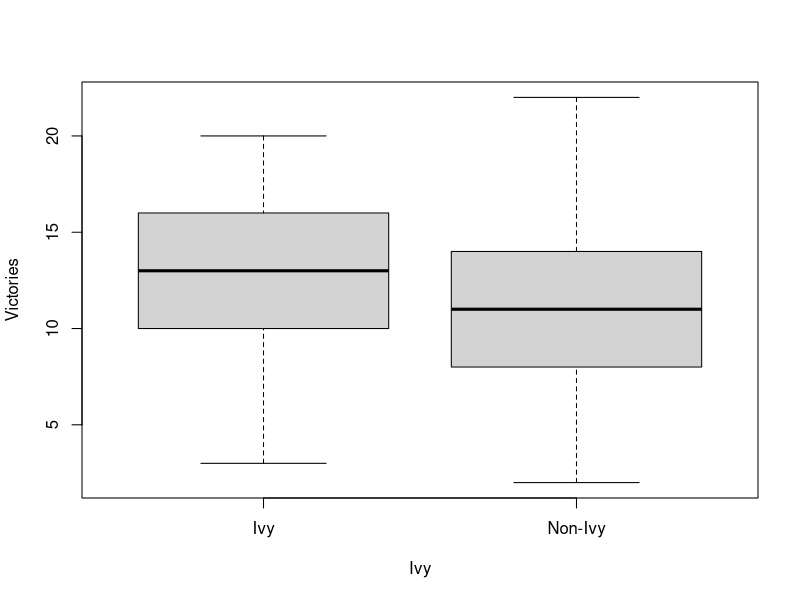

Source code (R):
## ---- chunk 1
library(tidyverse)
library(readr)
## ---- chunk 2
fencing_df <- read_csv("fencing.csv")
fencing_df
## ---- chunk 3
ivies <- subset(fencing_df, Ivy == "Ivy")
non_ivies <- subset(fencing_df, Ivy == "Non-Ivy")
## ---- chunk 4
mean(ivies$Victories)
mean(non_ivies$Victories)
## ---- chunk 5
sd(ivies$Victories)
sd(non_ivies$Victories)
## ---- chunk 6
boxplot(Victories ~ Ivy, data = fencing_df)
## ---- chunk 7
t.test(Victories ~ Ivy, data = fencing_df)
